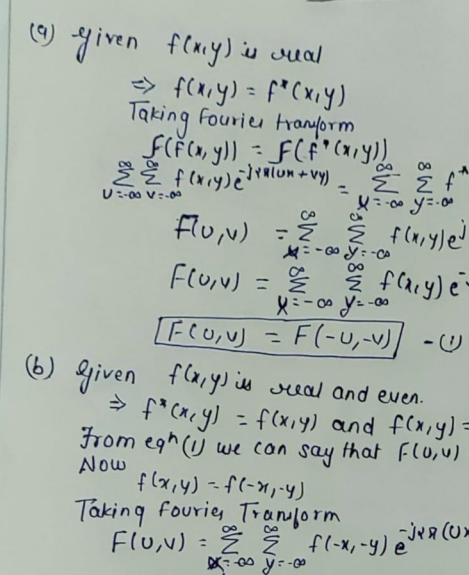
#> input picture 23M1071_23M1069project/Image Processing Project/page/page1.png, 469 x 575 px, found by its file name; its folder holds 4 pictures in this run
$ python imagestitching.py
#> lines starting #> are read from the running program, lines starting #| are printed output that depends on the picture
import cv2
import numpy as np
import imageio
import os

def detect_and_match_features(img1, img2):
    orb = cv2.ORB_create()
    keypoints1, descriptors1 = orb.detectAndCompute(img1, None)
    keypoints2, descriptors2 = orb.detectAndCompute(img2, None)

    bf = cv2.BFMatcher(cv2.NORM_HAMMING, crossCheck=True)
    matches = bf.match(descriptors1, descriptors2)
    matches = sorted(matches, key=lambda x: x.distance)

    mapped_features_image = cv2.drawMatches(img1,keypoints1,img2,keypoints2,matches[:100],
                            None,flags=cv2.DrawMatchesFlags_NOT_DRAW_SINGLE_POINTS)
    cv2.imshow("matches", mapped_features_image)
    cv2.waitKey(0)
    cv2.destroyAllWindows()

    return keypoints1, keypoints2, matches


def estimate_homography(keypoints1, keypoints2, matches, threshold=3):
    src_points = np.float32([keypoints1[m.queryIdx].pt for m in matches]).reshape(-1, 1, 2)
    dst_points = np.float32([keypoints2[m.trainIdx].pt for m in matches]).reshape(-1, 1, 2)

    H, mask = cv2.findHomography(src_points, dst_points, cv2.RANSAC, threshold)
    return H, mask


def warp_images(img1, img2, H):
    h1, w1 = img1.shape[:2]
    h2, w2 = img2.shape[:2]

    point1 = np.float32([[0, 0], [0, h1], [w1, h1], [w1, 0]]).reshape(-1, 1, 2)
    point2 = np.float32([[0, 0], [0, h2], [w2, h2], [w2, 0]]).reshape(-1, 1, 2)
    warped_corners2 = cv2.perspectiveTransform(point2, H)

    corners = np.concatenate((point1, warped_corners2), axis=0)
    [xmin, ymin] = np.int32(corners.min(axis=0).ravel() - 0.5)
    [xmax, ymax] = np.int32(corners.max(axis=0).ravel() + 0.5)

    t = [-xmin, -ymin]
    Ht = np.array([[1, 0, t[0]], [0, 1, t[1]], [0, 0, 1]])

    warped_img2 = cv2.warpPerspective(img2, Ht @ H, (xmax - xmin, ymax - ymin))
    warped_img2[t[1]:h1 + t[1], t[0]:w1 + t[0]] = img1

    return warped_img2


def blend_images(img1, img2):
    # Resize img1 to match the shape of img2
    img1_resized = cv2.resize(img1, (img2.shape[1], img2.shape[0]))
    mask = np.where(img1_resized != 0, 1, 0).astype(np.float32)
    blended_img = img1_resized * mask + img2 * (1 - mask)
    return blended_img.astype(np.uint8)

def stitch(img1, img2):
    keypoints1, keypoints2, matches = detect_and_match_features(img1, img2)
    H, mask = estimate_homography(keypoints1, keypoints2, matches)
    warped_img = warp_images(img2, img1, H)
    output_img = blend_images(warped_img, img1)
    return warped_img

def resize_imag(image):
    # Get the original height and width
    height, width = image.shape[:2]

    # Calculate the new height and width
    new_height = int(height * 0.6)
    new_width = int(width * 0.6)

    # Resize the image
    resized_image = cv2.resize(image, (new_width, new_height))
    return resized_image

def calculateoutput(img1,img2):
        output1 = stitch(img1, img2)
        height, width, channels = output1.shape
        output1 = output1[10:height-10, 10:width-10]
        cv2.imshow('Stitched Image', output1)
        cv2.waitKey(0)
        cv2.destroyAllWindows()

        return output1

def stitchedimg(n,path):
#> called with n = 4, path = 'page\\'
     list_dir=os.listdir(path)
     if(n==2):
          img1 = cv2.imread(path+(list_dir[0]))
          img2 = cv2.imread(path+(list_dir[1]))
          output=calculateoutput(img1,img2)
     elif(n==3):
          img1 = cv2.imread(path+(list_dir[0]))
          img2 = cv2.imread(path+(list_dir[1]))
          img3=cv2.imread(path+list_dir[2])
          output1=calculateoutput(img1,img2)
          output=calculateoutput(output1,img3)
     elif(n==4):
          img1 = cv2.imread(path+(list_dir[0]))
#> img1 is the input picture: shape (575, 469, 3); mean B, G, R 170.3, 178.1, 169.6
          img2 = cv2.imread(path+(list_dir[1]))
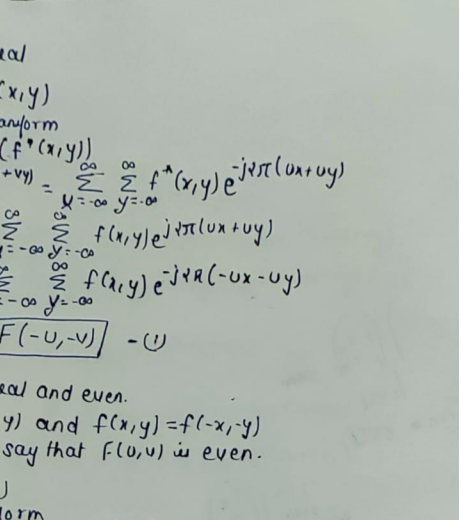
#> input picture 23M1071_23M1069project/Image Processing Project/page/page2.png, 461 x 520 px, found by its file name
#> img2 is the input picture: shape (520, 461, 3); mean B, G, R 173.4, 180.6, 172.8
          img3 = cv2.imread(path+(list_dir[2]))
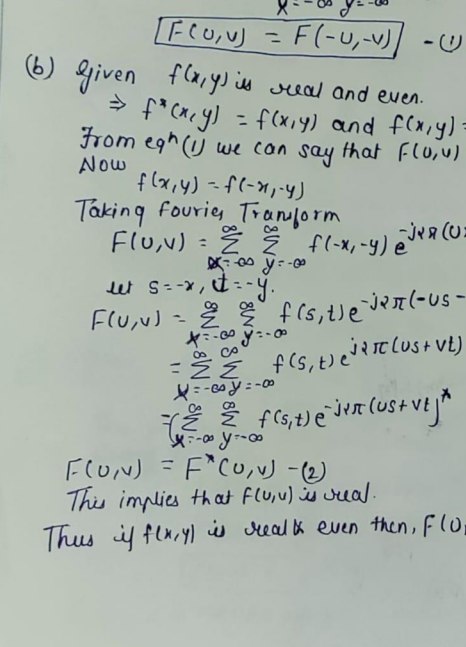
#> input picture 23M1071_23M1069project/Image Processing Project/page/page3.png, 466 x 647 px, found by its file name
#> img3 is the input picture: shape (647, 466, 3); mean B, G, R 170.9, 178.2, 169.7
          img4 = cv2.imread(path+(list_dir[3]))
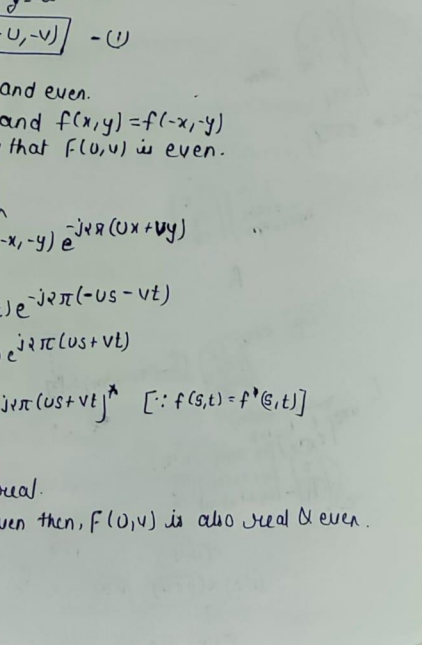
#> input picture 23M1071_23M1069project/Image Processing Project/page/page4.png, 424 x 645 px, found by its file name
#> img4 is the input picture: shape (645, 424, 3); mean B, G, R 174.6, 181.4, 172.8
          output1=calculateoutput(img1,img2)
#> in detect_and_match_features, `keypoints1, descriptors1 = orb.detectAndCompute(img1, None)`: keypoints1 = 500 keypoints; strongest (x, y, size): (338, 390, 31), (225, 450, 31), (362, 394, 31), (395, 401, 31)
#> in detect_and_match_features, `keypoints2, descriptors2 = orb.detectAndCompute(img2, None)`: keypoints2 = 500 keypoints; strongest (x, y, size): (86, 392, 31), (183, 453, 31), (207, 450, 31), (245, 437, 31)
#> in detect_and_match_features, `matches = bf.match(descriptors1, descriptors2)`: matches = 169 matches
#> in estimate_homography, `src_points = np.float32([keypoints1[m.queryIdx].pt for m in matches])...`: src_points = 169 rows, first 8: [401, 418], [343, 422], [411, 416], [336, 424], [425, 342], [349, 229], [395, 401], [344, 146]
#> in estimate_homography, `dst_points = np.float32([keypoints2[m.trainIdx].pt for m in matches])...`: dst_points = 169 rows, first 8: [105, 417], [47, 421], [115, 415], [40, 423], [129, 341], [53, 228], [99, 400], [48, 145]
#> in estimate_homography, `H, mask = cv2.findHomography(src_points, dst_points, cv2.RANSAC, thres..`: H = [[1.02, 0.00119, -303.8], [0.0138, 1.02, -6.95], [4.5e-05, 1.06e-05, 1]]; mask = 169 values, max 1 at index 0, min 0 at index 64, mean 0.456
#> in warp_images, `warped_corners2 = cv2.perspectiveTransform(point2, H)`: warped_corners2 = [[-303.8, -6.95], [-301.3, 577.7], [172.5, 572.2], [172.8, -0.441]]
#> in warp_images, `corners = np.concatenate((point1, warped_corners2), axis=0)`: corners = [[0, 0], [0, 520], [461, 520], [461, 0], [-303.8, -6.95], [-301.3, 577.7], [172.5, 572.2], [172.8, -0.441]]
#> in warp_images, `[xmin, ymin] = np.int32(corners.min(axis=0).ravel() - 0.5)`: xmin = -304; ymin = -7
#> in warp_images, `[xmax, ymax] = np.int32(corners.max(axis=0).ravel() + 0.5)`: xmax = 461; ymax = 578
#> in warp_images, `t = [-xmin, -ymin]`: t = [304, 7]
#> in warp_images, `Ht = np.array([[1, 0, t[0]], [0, 1, t[1]], [0, 0, 1]])`: Ht = [[1, 0, 304], [0, 1, 7], [0, 0, 1]]
          output2=calculateoutput(img3,img4)
#> in detect_and_match_features (call 2), `keypoints1, descriptors1 = orb.detectAndCompute(img1, None)`: keypoints1 = 500 keypoints; strongest (x, y, size): (338, 90, 31), (225, 150, 31), (211, 262, 31), (362, 94, 31)
#> in detect_and_match_features (call 2), `keypoints2, descriptors2 = orb.detectAndCompute(img2, None)`: keypoints2 = 500 keypoints; strongest (x, y, size): (49, 89, 31), (65, 247, 31), (146, 150, 31), (99, 226, 31)
#> in detect_and_match_features (call 2), `matches = bf.match(descriptors1, descriptors2)`: matches = 159 matches
#> in detect_and_match_features (call 2), `mapped_features_image = cv2.drawMatches(img1,keypoints1,img2,keypoints..`:
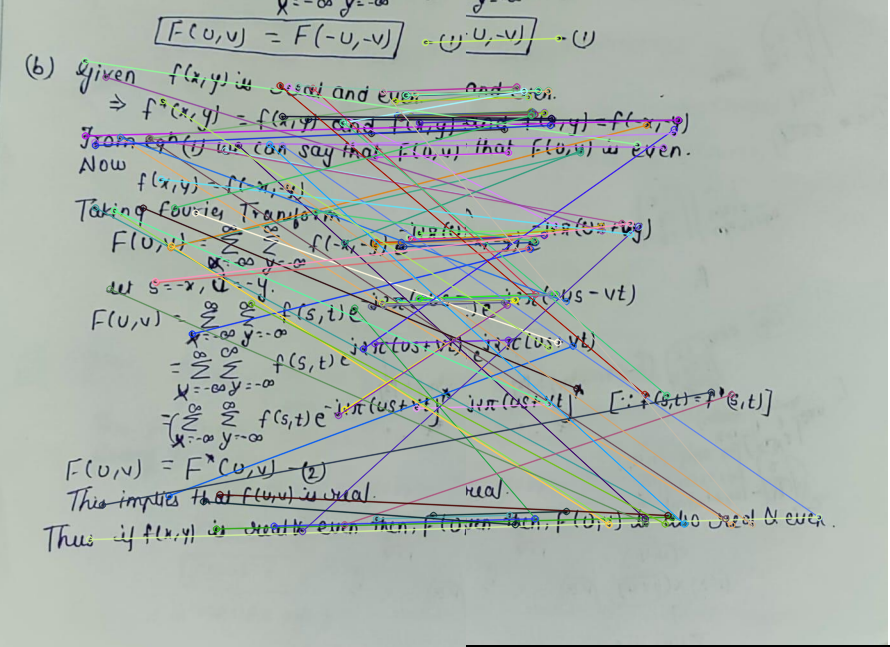
#> mapped_features_image: shape (647, 890, 3); mean B, G, R 171, 177.2, 168.7
#> in estimate_homography (call 2), `src_points = np.float32([keypoints1[m.queryIdx].pt for m in matches])...`: src_points = 159 rows, first 8: [376, 242], [409, 237], [375, 157], [401, 118], [371, 133], [411, 116], [405, 94], [412, 239]
#> in estimate_homography (call 2), `dst_points = np.float32([keypoints2[m.trainIdx].pt for m in matches])...`: dst_points = 159 rows, first 8: [43, 238], [76, 233], [42, 153], [68, 114], [38, 129], [78, 112], [72, 90], [79, 235]
#> in calculateoutput (call 2), `output1 = output1[10:height-10, 10:width-10]`:
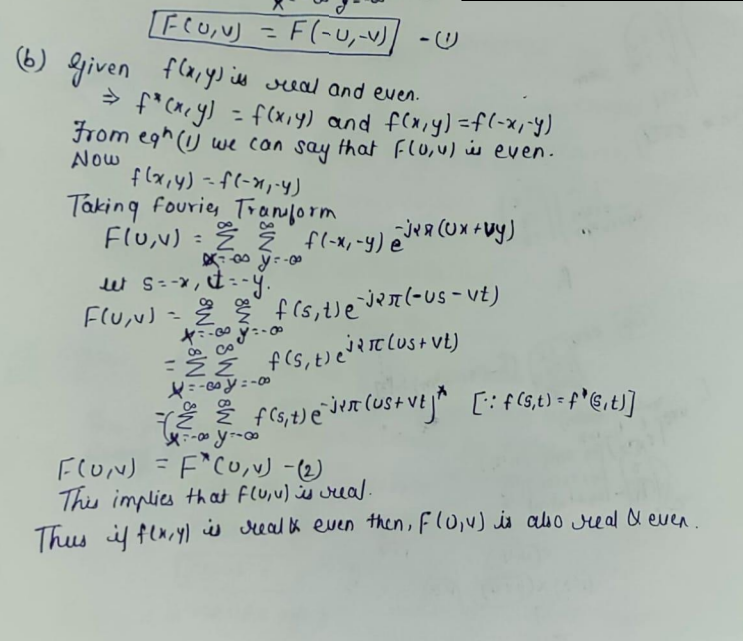
#> output1: shape (641, 743, 3); mean B, G, R 172.9, 180, 171.5
          output=calculateoutput(output1,output2)
#> in detect_and_match_features (call 3), `keypoints1, descriptors1 = orb.detectAndCompute(img1, None)`: keypoints1 = 500 keypoints; strongest (x, y, size): (501, 447, 31), (539, 434, 31), (336, 386, 31), (529, 446, 31)
#> in detect_and_match_features (call 3), `keypoints2, descriptors2 = orb.detectAndCompute(img2, None)`: keypoints2 = 500 keypoints; strongest (x, y, size): (499, 148, 31), (537, 135, 31), (334, 87, 31), (332, 121, 37.2)
#> in detect_and_match_features (call 3), `matches = bf.match(descriptors1, descriptors2)`: matches = 202 matches
#> in detect_and_match_features (call 3), `mapped_features_image = cv2.drawMatches(img1,keypoints1,img2,keypoints..`:
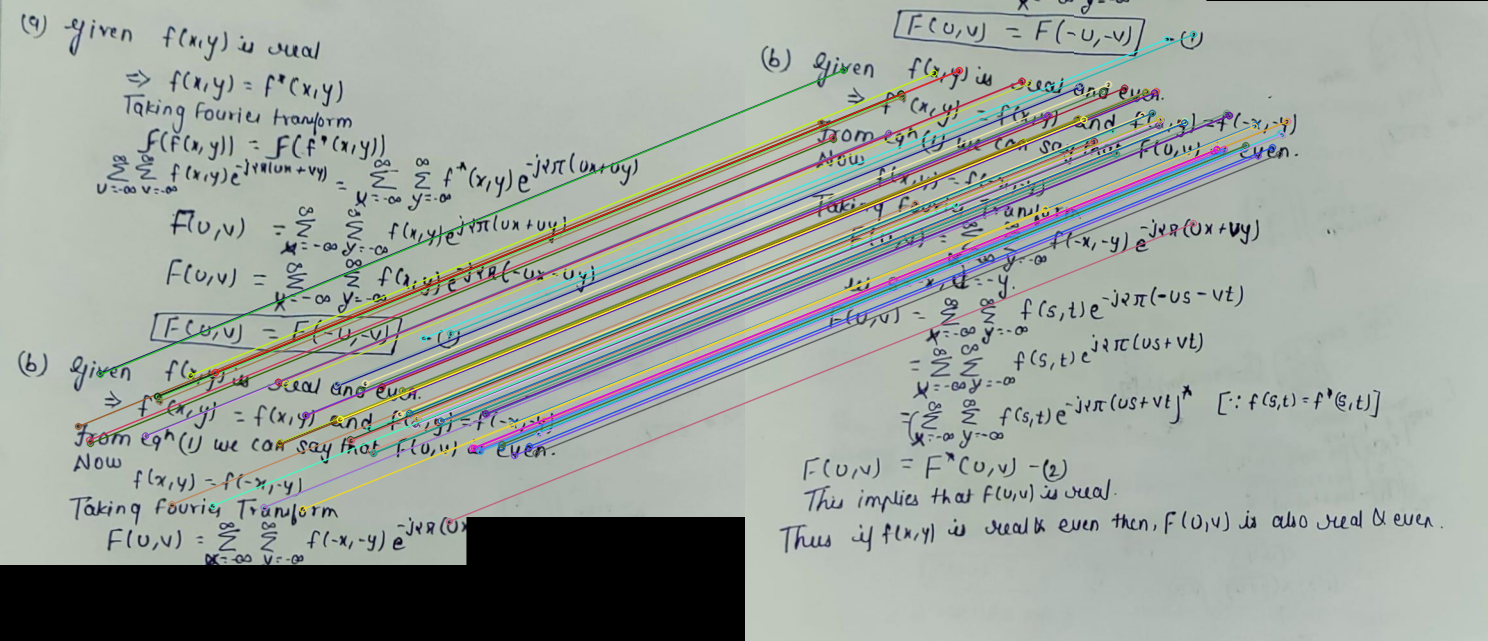
#> mapped_features_image: shape (641, 1488, 3); mean B, G, R 157.1, 163.5, 156.6
#> in estimate_homography (call 3), `src_points = np.float32([keypoints1[m.queryIdx].pt for m in matches])...`: src_points = 202 rows, first 8: [369, 429], [438, 422], [529, 446], [539, 434], [501, 447], [537, 432], [502, 444], [445, 452]
#> in estimate_homography (call 3), `dst_points = np.float32([keypoints2[m.trainIdx].pt for m in matches])...`: dst_points = 202 rows, first 8: [367, 130], [436, 123], [527, 147], [537, 135], [499, 148], [535, 133], [500, 145], [443, 153]
#> in calculateoutput (call 3), `output1 = output1[10:height-10, 10:width-10]`:
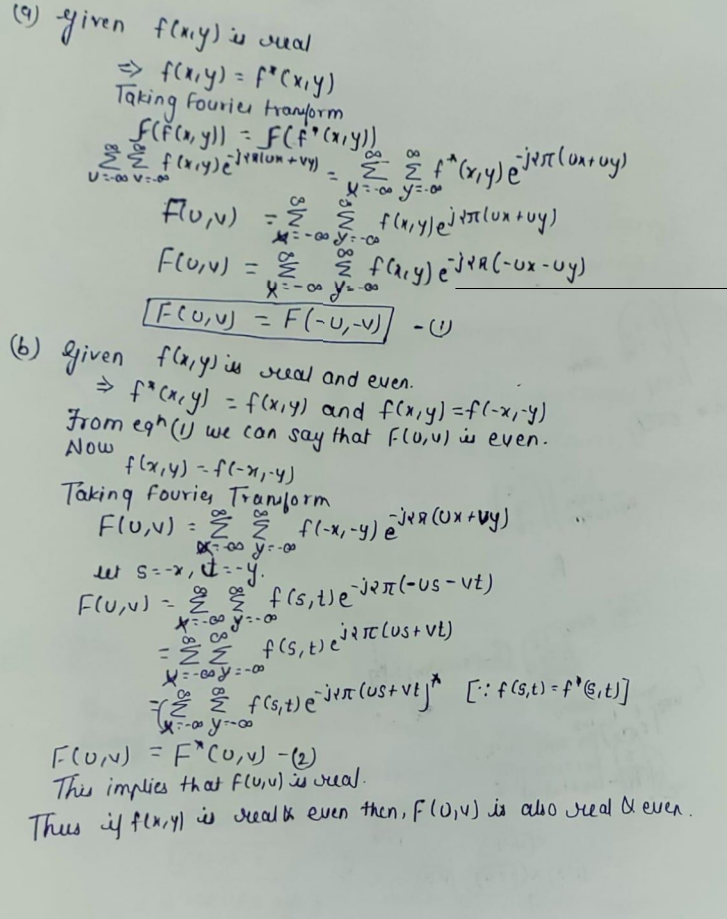
#> output1: shape (919, 727, 3); mean B, G, R 173, 180.2, 171.9
     elif(n==5):
        img1 = cv2.imread(path+(list_dir[0]))
        img2 = cv2.imread(path+(list_dir[1]))
        img3 = cv2.imread(path+(list_dir[2]))
        img4 = cv2.imread(path+(list_dir[3]))
        img5 = cv2.imread(path+(list_dir[4]))
        output1=calculateoutput(img1,img2)
        output2=calculateoutput(output1,img3)
        output3=calculateoutput(img4,img5)
        output=calculateoutput(output2,output3)

     elif(n==6):
        img1 = cv2.imread(path+(list_dir[0]))
        img2 = cv2.imread(path+(list_dir[1]))
        img3 = cv2.imread(path+(list_dir[2]))
        img4 = cv2.imread(path+(list_dir[3]))
        img5 = cv2.imread(path+(list_dir[4]))
        img6 = cv2.imread(path+(list_dir[5]))
        output1=calculateoutput(img1,img2)
        output2=calculateoutput(output1,img3)
        output3=calculateoutput(img4,img5)
        output4=calculateoutput(output3,img6)
        output=calculateoutput(output2,output4)


     return output


if __name__=="__main__":
    #  path=input("Enter path of image directory\n")
    #  n=int(input("Enter number of images\n"))
     path='page\\'
     n=4
     result=stitchedimg(n,path)
     result=cv2.cvtColor(result,cv2.COLOR_BGR2RGB)
     imageio.imwrite("result\\output"+'.png', result)
